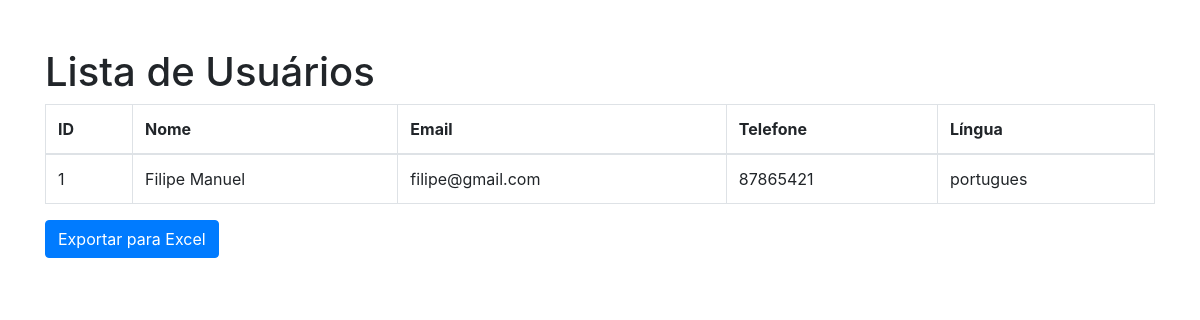
/core/usuarios/, run on an earlier commit of the app's database.
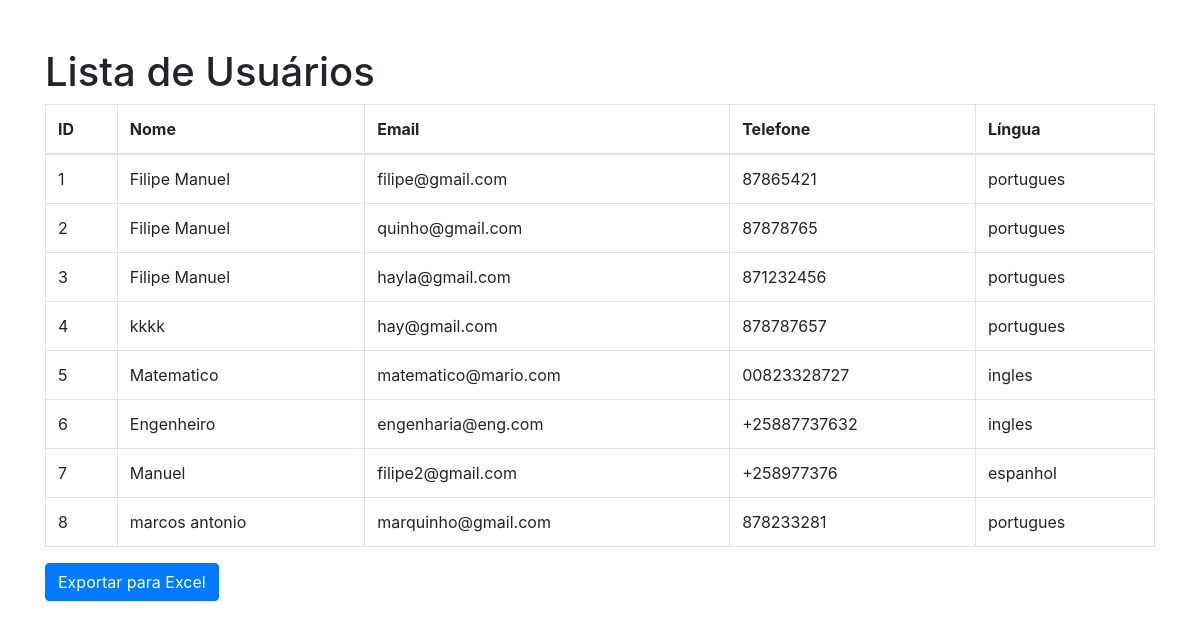
And on a later commit of the database.
### core/models.py (models this page shows, shortened)
class Usuario(models.Model):
    nome = models.CharField(max_length=20)
    email = models.EmailField(max_length=20, unique=True)
    phone = models.CharField(max_length=12, unique=True)
    lingua = models.CharField(max_length=20, default="portugues")

### core/views.py (the view)
# urls.py: path('usuarios/', UsuarioListView.as_view(), name='usuario-list'),
class UsuarioListView(ListView):
    model = Usuario
    template_name = 'excell.html'
    context_object_name = 'usuarios'

### templates/excell.html (shortened to what this page needs)
<!DOCTYPE html>
<html>
<head>
    <link rel="stylesheet" href="https://maxcdn.bootstrapcdn.com/bootstrap/4.5.2/css/bootstrap.min.css">
</head>
<body>
    <div class="container mt-5">
        <h1>Lista de Usuários</h1>
        <table class="table table-bordered">
            <thead>
                <tr>
                    <th>ID</th>
                    <th>Nome</th>
                    <th>Email</th>
                    <th>Telefone</th>
                    <th>Língua</th>
                </tr>
            </thead>
            <tbody>
                {% for usuario in usuarios %}
                <tr>
                    <td>{{ usuario.id }}</td>
                    <td>{{ usuario.nome }}</td>
                    <td>{{ usuario.email }}</td>
                    <td>{{ usuario.phone }}</td>
                    <td>{{ usuario.lingua }}</td>
                </tr>
                {% endfor %}
            </tbody>
        </table>
        <a href="{% url 'exportar-excel' %}" class="btn btn-primary">Exportar para Excel</a>
    </div>
</body>
</html>

What changed in the data, as far as the page shows it:
added Usuario: id "2", nome "Filipe Manuel", email "quinho@gmail.com", phone "87878765", lingua "portugues"
added Usuario: id "3", nome "Filipe Manuel", email "hayla@gmail.com", phone "871232456", lingua "portugues"
added Usuario: id "4", nome "kkkk", email "hay@gmail.com", phone "878787657", lingua "portugues"
added Usuario: id "5", nome "Matematico", email "matematico@mario.com", phone "00823328727", lingua "ingles"
added Usuario: id "6", nome "Engenheiro", email "engenharia@eng.com", phone "+25887737632", lingua "ingles"
added Usuario: id "7", nome "Manuel", email "filipe2@gmail.com", phone "+258977376", lingua "espanhol"
added Usuario: id "8", nome "marcos antonio", email "marquinho@gmail.com", phone "878233281", lingua "portugues"
